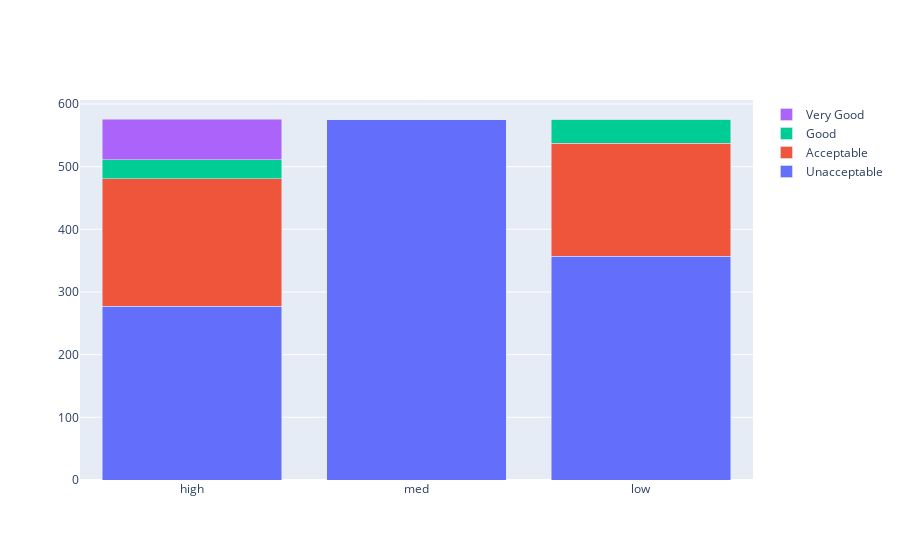

Notebook cell for this chart:
### Markdown cell above
**Gráfico "Segurança vs Avaliação"**

### Code cell
configure_plotly_browser_state()
data = [
    go.Bar(
        x=a[5].index, # assign x as the dataframe column 'x'
        y=sfty['unacc'],
        name='Unacceptable'
    ),
    go.Bar(
        x=a[5].index,
        y=sfty['acc'],
        name='Acceptable'
    ),
    go.Bar(
        x=a[5].index,
        y=sfty['good'],
        name='Good'
    ),
    go.Bar(
        x=a[5].index,
        y=sfty['vgood'],
        name='Very Good'
    )

]

layout = go.Layout(
    barmode='stack',
    #title='Segurança vs Avaliação'
)

fig = go.Figure(data=data, layout=layout)
print("\n\n\t\t\t\tSegurança vs Avaliação")
py.iplot(fig, filename='cars_donut')

### Figure 1 — Plotly figure (JSON) as saved in the notebook; plotly's stock layout.template omitted (floating-point values rounded to 4 significant figures)
{"data": [{"y": [277, 575, 357], "x": ["high", "med", "low"], "type": "bar", "name": "Unacceptable"}, {"y": [204, 0, 180], "x": ["high", "med", "low"], "type": "bar", "name": "Acceptable"}, {"y": [30, 0, 39], "x": ["high", "med", "low"], "type": "bar", "name": "Good"}, {"y": [65, 0, 0], "x": ["high", "med", "low"], "type": "bar", "name": "Very Good"}], "layout": {"barmode": "stack"}}
